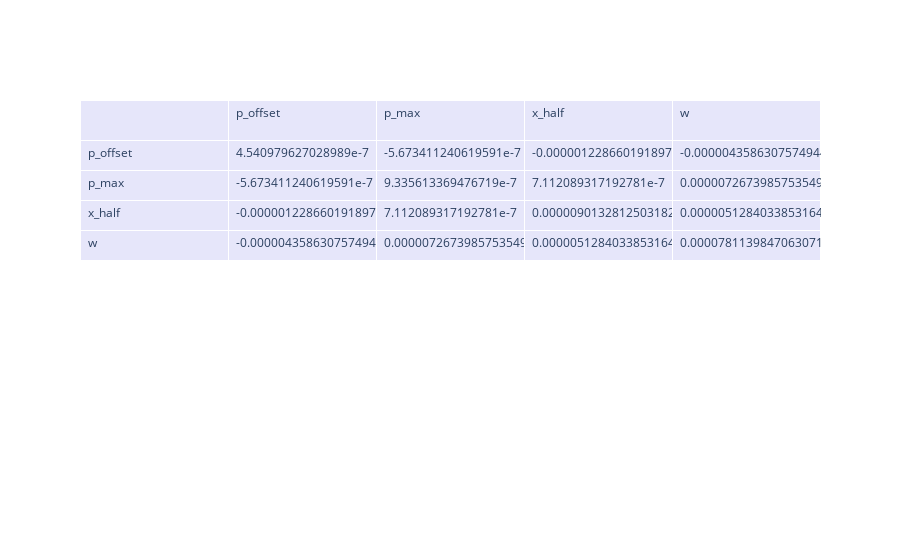
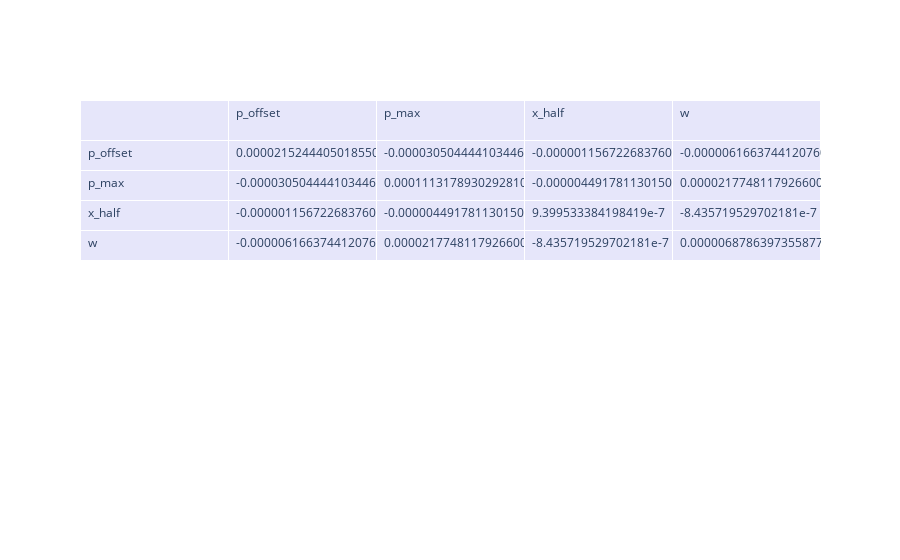

Notebook cell for these charts, in order:
### Markdown cell above
## Show Covarience Matrices to Identify Error

### Code cell
coupler_cov_matrix = coupler_parameters[1]
coupler_cov_df = pd.DataFrame(coupler_cov_matrix, columns=['Power Offset', 'Max Power', 'Half Power position', 'Beam Radius'], index=['p_offset', 'p_max', 'x_half', 'w'])

hene_cov_matrix = hene_parameters[1]
hene_cov_df = pd.DataFrame(hene_cov_matrix, columns=['Power Offset', 'Max Power', 'Half Power position', 'Beam Radius'], index=['p_offset', 'p_max', 'x_half', 'w'])

cov_table = go.Figure(data=[go.Table(
    header=dict(values=['','p_offset', 'p_max', 'x_half', 'w'],
                fill_color='lavender',
                align='left',
                height=40,
                font={"size": 12}),
    cells=dict(values=[coupler_cov_df.index, coupler_cov_df['Power Offset'], coupler_cov_df['Max Power'], coupler_cov_df['Half Power position'], coupler_cov_df['Beam Radius']],
               fill_color='lavender',
               align='left',
               height=30,
               font={"size": 12}))
])

hene_cov_table = go.Figure(data=[go.Table(
    header=dict(values=['','p_offset', 'p_max', 'x_half', 'w'],
                fill_color='lavender',
                align='left',
                height=40,
                font={"size": 12}),
    cells=dict(values=[hene_cov_df.index, hene_cov_df['Power Offset'], hene_cov_df['Max Power'], hene_cov_df['Half Power position'], hene_cov_df['Beam Radius']],
               fill_color='lavender',
               align='left',
               height=30,
               font={"size": 12}))
])

cov_table.show()
hene_cov_table.show()

### Figure 1 — Plotly figure (JSON) as saved in the notebook; plotly's stock layout.template omitted (floating-point values rounded to 4 significant figures)
{"data": [{"cells": {"align": "left", "fill": {"color": "lavender"}, "font": {"size": 12}, "height": 30, "values": [["p_offset", "p_max", "x_half", "w"], [4.541e-07, -5.673e-07, -1.229e-06, -4.359e-06], [-5.673e-07, 9.336e-07, 7.112e-07, 7.267e-06], [-1.229e-06, 7.112e-07, 9.013e-06, 5.128e-06], [-4.359e-06, 7.267e-06, 5.128e-06, 7.811e-05]]}, "header": {"align": "left", "fill": {"color": "lavender"}, "font": {"size": 12}, "height": 40, "values": ["", "p_offset", "p_max", "x_half", "w"]}, "type": "table"}], "layout": {}}

### Figure 2 — Plotly figure (JSON) as saved in the notebook; plotly's stock layout.template omitted (floating-point values rounded to 4 significant figures)
{"data": [{"cells": {"align": "left", "fill": {"color": "lavender"}, "font": {"size": 12}, "height": 30, "values": [["p_offset", "p_max", "x_half", "w"], [2.152e-05, -3.05e-05, -1.157e-06, -6.166e-06], [-3.05e-05, 0.0001113, -4.492e-06, 2.177e-05], [-1.157e-06, -4.492e-06, 9.4e-07, -8.436e-07], [-6.166e-06, 2.177e-05, -8.436e-07, 6.879e-06]]}, "header": {"align": "left", "fill": {"color": "lavender"}, "font": {"size": 12}, "height": 40, "values": ["", "p_offset", "p_max", "x_half", "w"]}, "type": "table"}], "layout": {}}
